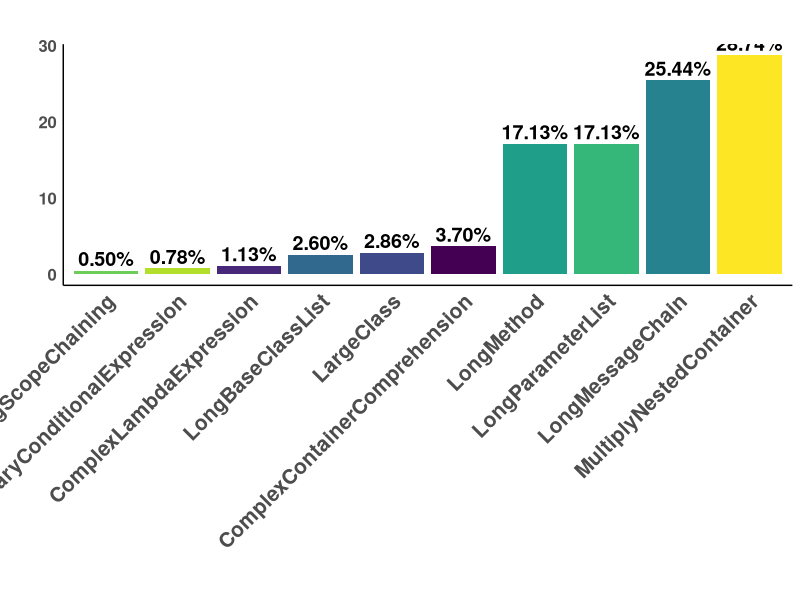

This figure's R source:
library(ggplot2)
library(dplyr)
library(viridis)  # Per la palette di colori per daltonici

# Caricare i dati dal CSV
data <- read.csv("./RQ1/dataset/not_well_eng_.csv")

selected_data <- data %>% select(ComplexContainerComprehension,
                                 ComplexLambdaExpression,
                                 LargeClass,
                                 LongBaseClassList,
                                 LongMessageChain,
                                 LongMethod,
                                 LongParameterList,
                                 LongScopeChaining,
                                 LongTernaryConditionalExpression,
                                 MultiplyNestedContainer)

# Calcola la somma di ciascuna colonna
column_sums <- sapply(selected_data, sum)

# Calcola il totale di tutte le somme per ottenere la base per il calcolo delle percentuali
total_sum <- sum(column_sums)

# Calcola le percentuali
percentages <- (column_sums / total_sum) * 100

# Crea un dataframe per il plotting con le percentuali
df_plot <- data.frame(Smell = names(percentages), Percentage = percentages)

# Ordina il dataframe in base alla percentuale
df_plot <- df_plot %>% arrange(Percentage)

# Crea un grafico a barre mostrando le percentuali
p <- ggplot(df_plot, aes(x = reorder(Smell, Percentage), y = Percentage, fill = Smell)) +
  geom_bar(stat = "identity") +
  geom_text(aes(label = sprintf("%.2f%%", Percentage)), vjust = -0.3, size = 5, fontface = "bold") +  # Increased text size
  scale_fill_viridis(discrete = TRUE) +  # Usa la palette di colori per daltonici
  theme_minimal() +
  labs(title = "",
       x = "",
       y = "") +
  theme(axis.text.x = element_text(angle = 45, hjust = 1, face = "bold", size = 15), 
        axis.text.y = element_text(face = "bold", size = 12), 
        axis.title.x = element_text(face = "bold", size = 20), 
        axis.title.y = element_text(face = "bold", size = 20), 
        plot.title = element_text(face = "bold", size = 22),
        panel.grid.major = element_blank(),
        panel.grid.minor = element_blank(), 
        panel.background = element_blank(), 
        axis.line = element_line(color = "black"),
        legend.position = "none")  # Rimuovi la legenda

print(p)

